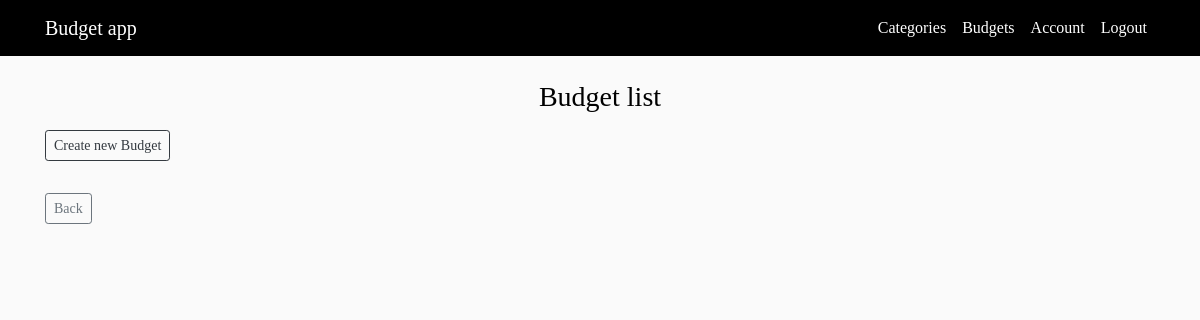
Before: /budgets (signed in) with the older database file.
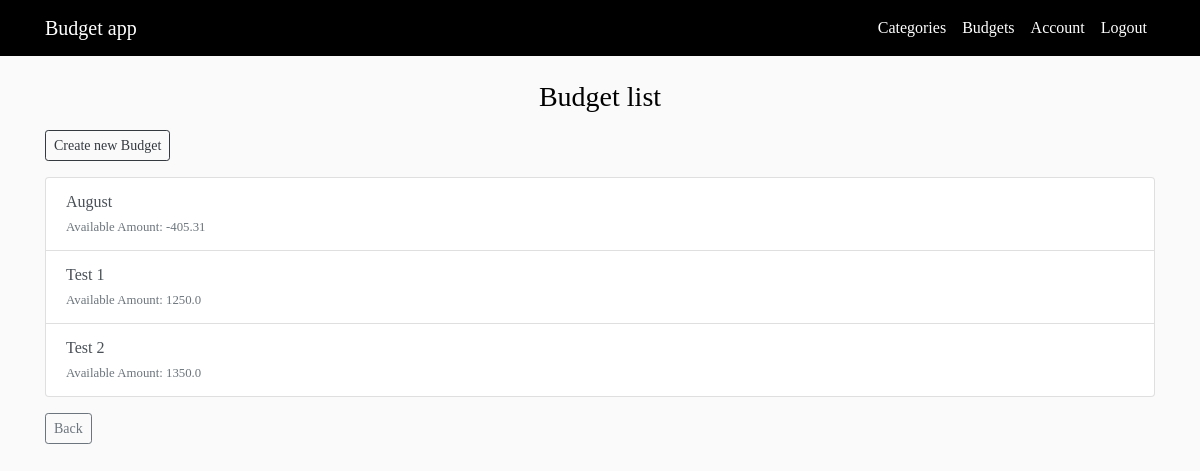
After: the same page with the newer database file.
### budget_app/models.py (models this page shows, shortened)
class Budget(db.Model):
    id  = db.Column(db.Integer,primary_key=True)
    name = db.Column(db.String)
    inicial_amount = db.Column(db.Float)
    saving_amount = db.Column(db.Float,nullable=True,default=0)
    available_amount = db.Column(db.Float,nullable=True,default=0)
    user_id = db.Column(db.Integer,db.ForeignKey('user.id'),nullable=False)

### budget_app/routes.py (the view)
@app.route('/budgets')
@login_required
def budgets():
    budgets = Budget.query.filter_by(user_id=current_user.id)
    return render_template('budgets.html',title='Budgets',budgets=budgets)

### budget_app/models.py (called while the page is built)
@login_manager.user_loader
def load_user(user_id):
    return User.query.get(int(user_id))

### budget_app/templates/budgets.html
{% extends "layout.html" %}
{% block content %}
<div class="text-center mb-3">
    <h3>Budget list</h3>
</div>
<div class="clearfix">
    <a class="btn btn-sm btn-outline-dark mb-3" href="{{ url_for('new_budget') }}">Create new Budget</a>
</div>
<div class="list-group">
    {% for budget in budgets %}
    <a href="{{ url_for('budget',budget_id=budget.id) }}" class="list-group-item list-group-item-action">
        <div>
            {{ budget.name }}
        </div>
        <small class="text-muted">Available Amount: {{(budget.available_amount | round(2))}}</small>
    </a>
    {% endfor %}
</div>
<a class="btn btn-sm btn-outline-secondary mt-3 mb-2" href="{{ url_for('home') }}">Back</a>
{% endblock %}

Changed rows visible on the page:
added Budget: name "August", available_amount "-405.31"
added Budget: name "Test 1", available_amount "1250.0"
added Budget: name "Test 2", available_amount "1350.0"
